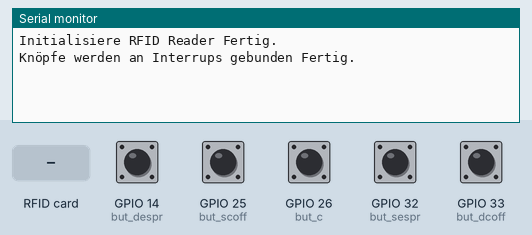
A sketch run on a simulated ESP32. On the bench: the last lines printed to the serial monitor. The test bench sets the inputs (shaded band); at power-on: GPIO 14 (but_despr), GPIO 25 (but_scoff), GPIO 26 (but_c), GPIO 32 (but_sespr), GPIO 33 (but_dcoff) HIGH.

Above: at 1.2 s.
1.3 s: GPIO 14 (but_despr) pulled LOW for 0.15 s
At 2.5 s:
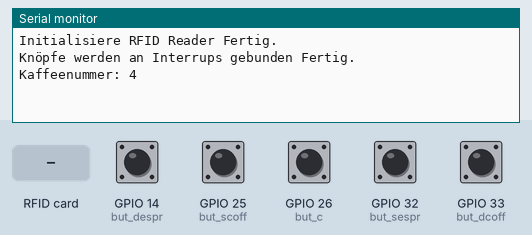
2.9 s: RFID card 5E 7A 19 C4 held to the reader
At 4.1 s:
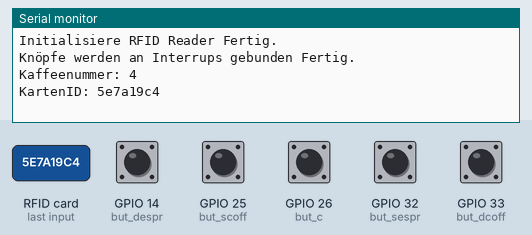
4.4 s: GPIO 25 (but_scoff) pulled LOW for 0.15 s
At 5.6 s:
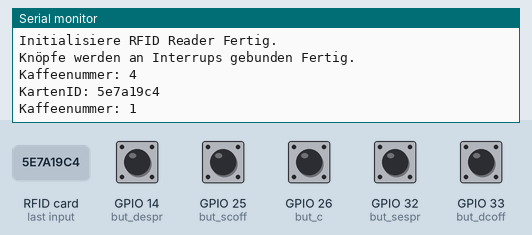
6.0 s: GPIO 32 (but_sespr) pulled LOW for 0.15 s
At 7.2 s:
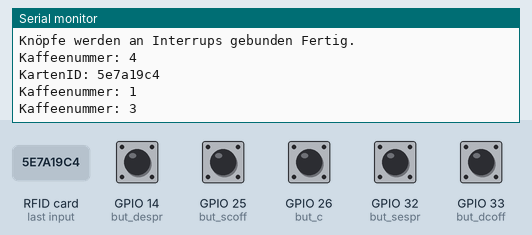
7.6 s: GPIO 33 (but_dcoff) pulled LOW for 0.15 s
At 8.9 s:
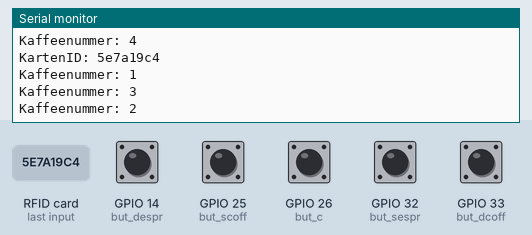
Timing chart, 0 to 10.2 s (numbered marks = the images above; inputs shaded):
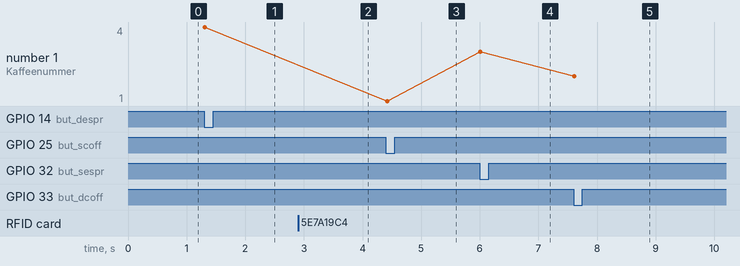

Measured:
- after the input at 1.3 s, the serial monitor: prints a new line at once (image 1)
- after the input at 2.9 s, the serial monitor: prints a new line at once (image 2)
- after the input at 4.4 s, the serial monitor: prints a new line at once (image 3)
- after the input at 6.0 s, the serial monitor: prints a new line at once (image 4)
- after the input at 7.6 s, the serial monitor: prints a new line at once (image 5)
- plotted number 1: 4 → 1 after the input at 4.4 s, 1 → 3 after the input at 6.0 s, 3 → 2 after the input at 7.6 s

The sketch:

Hardwaretest_RFID_Buttons.ino
```cpp
#include <SPI.h>  //Config für RFID Reader vom Typ RC522
#include <MFRC522.h>
#define SS_PIN 5    // ESP32 pin GPIO5
#define RST_PIN 27  // ESP32 pin GPIO27
MFRC522 rfid(SS_PIN, RST_PIN);


bool doublecoff = false;  //Variable für die Abrechnung, um zu bestimmen, ob der Nutzer einen doppelten Kaffe wollte.
String UID;
const int but_c = 26;      //Cancel Knopf
const int but_scoff = 25;  //Knopf für einen einfachen Kaffee
const int but_dcoff = 33;  //Knopf für einen doppelten Kaffee
const int but_sespr = 32;  //Knopf für einen einfachen Espresso
const int but_despr = 14;  //Knopf für einen doppelten Espresso

const int authorised_timeout = 10000;  //Zeit in ms bis man nicht mehr Autorisiert ist.
const int finish_transaction = 30000;  //Zeit in ms bis der Kaufvertrag mit der Kaffeemaschine geschlossen wird.

bool cancelrequest = false;
bool authorised = false;
int coffeenumber = 0;   //Welcher Kaffee gemacht werden soll. 1 = Einfach Kaffee; 2 = Doppelter Kaffee;
int requestcoffee = 0;  //Um Mehrfacheingaben zu verhindern. 3 = Einfacher Espresso; 4 = Doppelter Espresso
/*
AN:01 Anschalten
AN:02 Ausschalten
FA:04 1Kaffee
FA:05 2Kaffee
FA:06 1Espresso
FA:07 2Espresso
*/

void setup() {
  Serial.begin(115200);

  Serial.print("Initialisiere RFID Reader");
  SPI.begin();      // init SPI bus
  rfid.PCD_Init();  // init MFRC522
  Serial.println(" Fertig.");

  Serial.print("Knöpfe werden an Interrups gebunden");
  pinMode(but_c, INPUT_PULLUP);  //Pindefinierungen von oben als Input festlegen
  pinMode(but_scoff, INPUT_PULLUP);
  pinMode(but_dcoff, INPUT_PULLUP);
  pinMode(but_sespr, INPUT_PULLUP);
  pinMode(but_despr, INPUT_PULLUP);
  attachInterrupt(digitalPinToInterrupt(but_c), cancel, FALLING);
  attachInterrupt(digitalPinToInterrupt(but_scoff), scoff, FALLING);
  attachInterrupt(digitalPinToInterrupt(but_dcoff), dcoff, FALLING);
  attachInterrupt(digitalPinToInterrupt(but_sespr), sespr, FALLING);
  attachInterrupt(digitalPinToInterrupt(but_despr), despr, FALLING);
  Serial.println(" Fertig.");
}

void loop() {
  getUID();
  if (requestcoffee > 0) {
    Serial.print("Kaffeenummer: ");
    Serial.println(requestcoffee);
    requestcoffee = 0;
  }
  if (UID.length() > 0) {
    Serial.print("KartenID: ");
    Serial.println(UID);
    UID.clear();
  }
}

void getUID() {
  if (!rfid.PICC_IsNewCardPresent() || !rfid.PICC_ReadCardSerial()) {

    return;
  }  // UID in einer Variablen speichern
  for (int i = 0; i < rfid.uid.size; i++) {
    if (rfid.uid.uidByte[i] < 0x10) UID += "0";
    UID += String(rfid.uid.uidByte[i], HEX);
  }
  UID.trim();  //Leerzeichen am Anfang und am Ende entfernen.
  rfid.PICC_HaltA();
  rfid.PCD_StopCrypto1();
}

//ISRs für Userinputs
void cancel() {
  cancelrequest = true;
}

void scoff() {
  doublecoff = false;
  requestcoffee = 1;
}

void dcoff() {
  doublecoff = true;
  requestcoffee = 2;
}
void sespr() {
  doublecoff = false;
  requestcoffee = 3;
}
void despr() {
  doublecoff = true;
  requestcoffee = 4;
}
```
